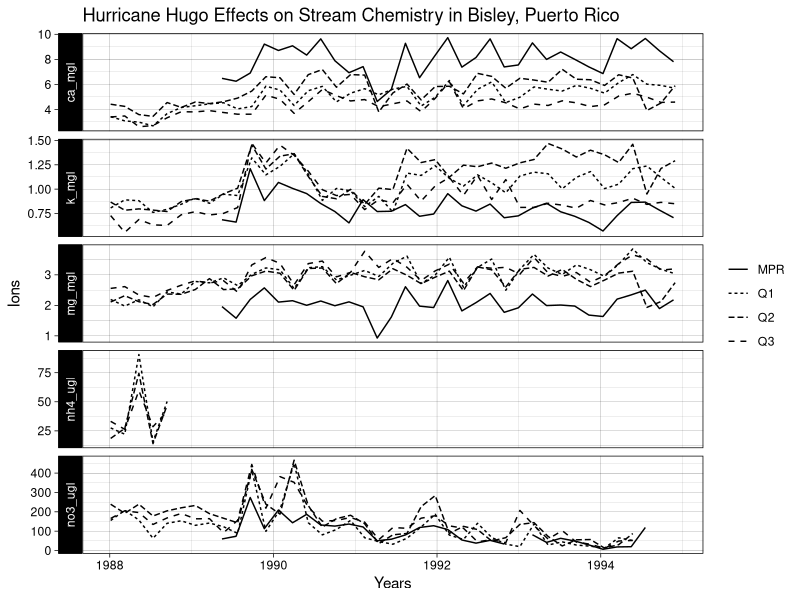

The R script that drew this image:
library(tidyverse)
binded_long_output <- read_csv("output/bined_long.csv")
hurricane_date <- as.Date("1989-09-18")

figure3_recreation <- binded_long_output |>
  ggplot(
    mapping = aes(
      x = window_start,
      y = window_mean,
      group = Sample_ID,
      linetype = Sample_ID
    )
  ) +
  geom_line() +
  theme_linedraw() +
  theme(legend.position = "right") +
  facet_grid(vars(binded_long_output$ions), scales = "free", switch = "y") +
  ylab("Ions") +
  xlab("Years") +
  labs(title = "Hurricane Hugo Effects on Stream Chemistry in Bisley, Puerto Rico", linetype = "") 
   

figure3_recreation
